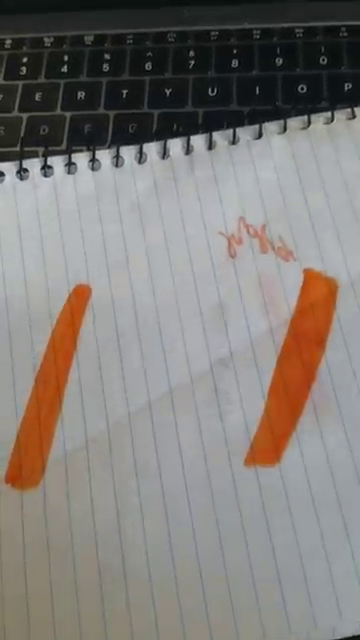
#> input picture frame 29 of cv/draw.mp4, 360 x 640 px, given in place of realgate.mp4, which was not available
$ python tstvid.py
#> lines starting #> are read from the running program, lines starting #| are printed output that depends on the picture; after the words box and inside, x2 and y2 are one past the last pixel; in counts of white or black regions, pixels touching at a corner belong together; pictures that were not available may be replaced by others from this repository, and a replacement may not be noted
import numpy as np
import cv2

cap = cv2.VideoCapture('images/realgate.mp4')

while(cap.isOpened()):
	ret, frame = cap.read()
#> frame is the input picture: shape (640, 360, 3); mean B, G, R 121.6, 125.6, 129.8

	cap_hsv = cv2.cvtColor(frame, cv2.COLOR_BGR2HSV)
#> cap_hsv: shape (640, 360, 3); mean H, S, V 72.4, 32.4, 133.5

	# define the list of boundaries
	# lower mask (0-10)
	lower_red = np.array([0,10,10])
	upper_red = np.array([55,255,255])
	mask0 = cv2.inRange(cap_hsv, lower_red, upper_red)
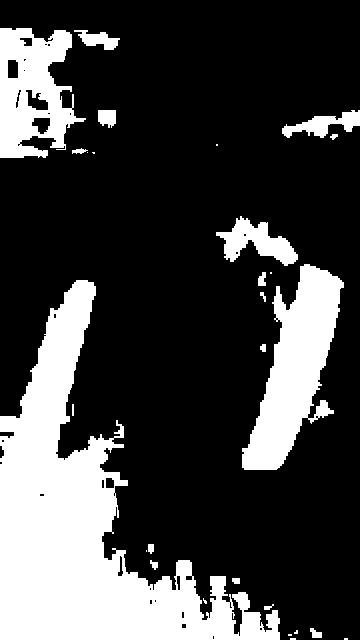
#> mask0: shape (640, 360); 25.5% white; 28 white regions (10 under 20 px), largest, box (x1, y1, x2, y2) and area: (0, 280, 280, 640) 37292, (242, 264, 344, 470) 10274, (0, 28, 86, 158) 6945
	                      									#for red color
	# upper mask (170-180)
	lower_red = np.array([140,0,0])
	upper_red = np.array([185,255,255])
	mask1 = cv2.inRange(cap_hsv, lower_red, upper_red)
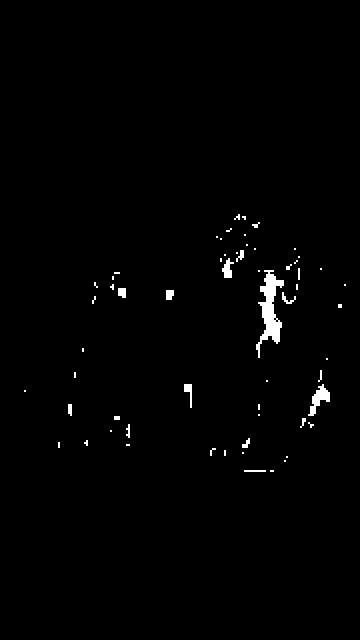
#> mask1: shape (640, 360); 1.1% white; 60 white regions (40 under 20 px), largest, box (x1, y1, x2, y2) and area: (256, 270, 284, 358) 1012, (308, 384, 330, 416) 296, (222, 258, 234, 278) 136

	# join my masks
	mask = mask0 + mask1
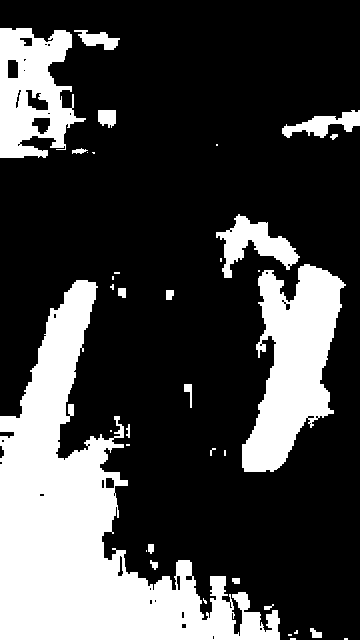
#> mask: shape (640, 360); 26.6% white; 36 white regions (17 under 20 px), largest, box (x1, y1, x2, y2) and area: (0, 280, 280, 640) 37464, (242, 264, 346, 472) 12063, (0, 28, 86, 158) 6945

	output = cv2.bitwise_and(frame, frame, mask = mask)
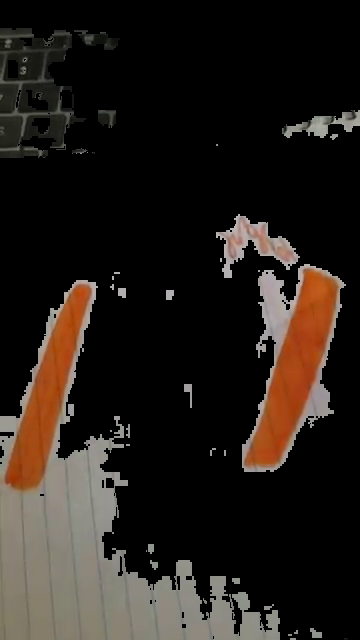
#> output: shape (640, 360, 3); mean B, G, R 25, 29.9, 36.4

		# show the images
		#find contours
		#instead of showing image on screen print x coordinages, convert into percentage, find width of gate
	cv2.imshow("frames", np.hstack([frame, output]))
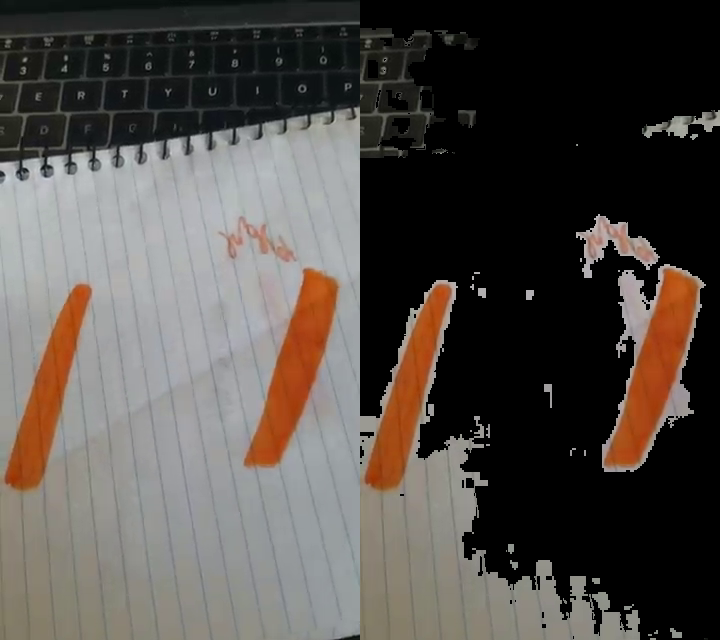
#> window 'frames': shape (640, 720, 3); mean B, G, R 73.3, 77.7, 83.1


	if cv2.waitKey(1) & 0xFF == ord('q'):
#> (key q is pressed here)
		break

cap.release()
cv2.destroyAllWindows()

$ run again, starting later in the video
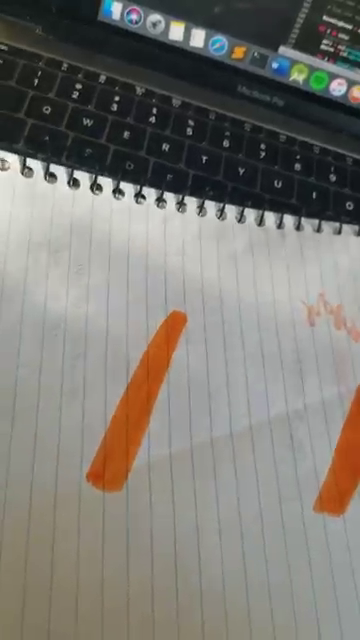
#> input picture frame 130 of cv/draw.mp4, 360 x 640 px, given in place of realgate.mp4, which was not available
#> frame is the input picture: shape (640, 360, 3); mean B, G, R 116.4, 122.6, 125
#> cap_hsv: shape (640, 360, 3); mean H, S, V 53.4, 33.8, 128.3
#> `mask0 = cv2.inRange(cap_hsv, lower_red, upper_red)`:
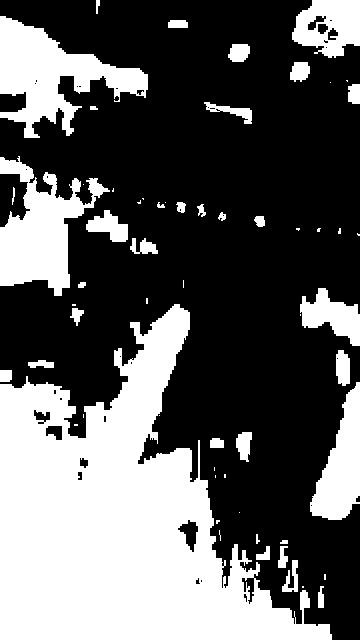
#> mask0: shape (640, 360); 36.9% white; 60 white regions (26 under 20 px), largest, box (x1, y1, x2, y2) and area: (0, 304, 332, 640) 56484, (0, 16, 148, 138) 7950, (0, 156, 110, 296) 7074
#> mask1: shape (640, 360); 0.56% white; 33 white regions (15 under 20 px), largest, box (x1, y1, x2, y2) and area: (196, 298, 206, 322) 212, (334, 380, 352, 398) 156, (330, 76, 348, 88) 152
#> mask: shape (640, 360); 37.5% white; 67 white regions (28 under 20 px), largest, box (x1, y1, x2, y2) and area: (0, 302, 332, 640) 56572, (0, 16, 148, 138) 7950, (0, 156, 110, 296) 7074
#> `cv2.imshow("frames", np.hstack([frame, output]))`:
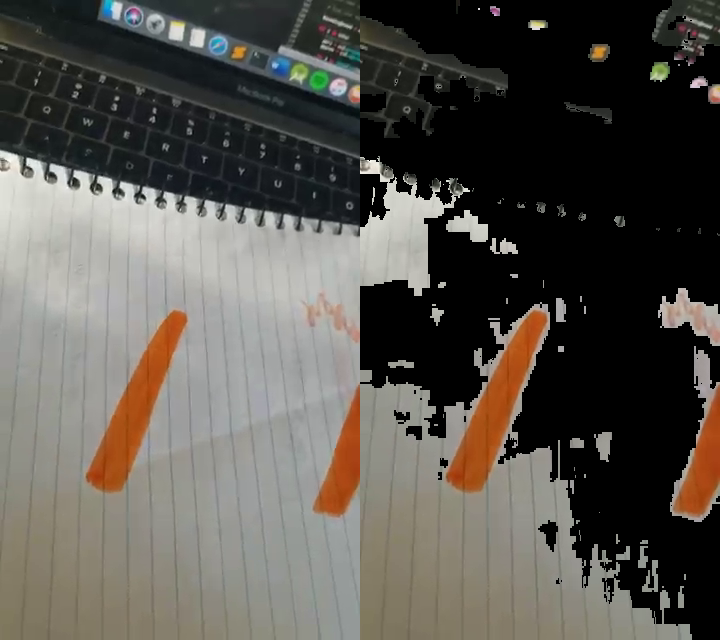
#> window 'frames': shape (640, 720, 3); mean B, G, R 78.8, 84.9, 88.4

$ run again, starting later in the video
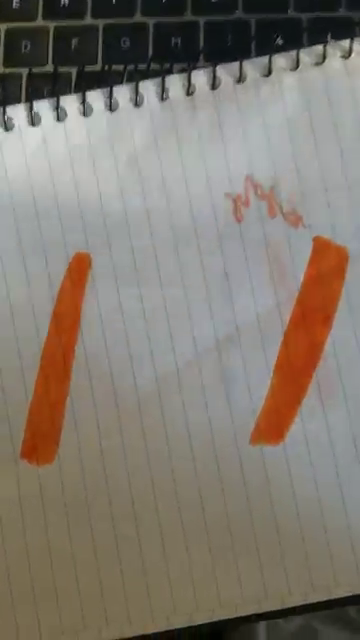
#> input picture frame 232 of cv/draw.mp4, 360 x 640 px, given in place of realgate.mp4, which was not available
#> frame is the input picture: shape (640, 360, 3); mean B, G, R 112.2, 122.1, 129.3
#> cap_hsv: shape (640, 360, 3); mean H, S, V 49.6, 44.9, 131.4
#> `mask0 = cv2.inRange(cap_hsv, lower_red, upper_red)`:
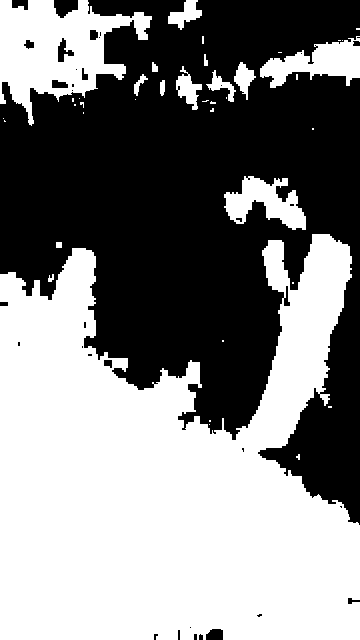
#> mask0: shape (640, 360); 51.3% white; 35 black regions (20 under 20 px), largest, box (x1, y1, x2, y2) and area: (0, 0, 360, 525) 110783, (54, 0, 78, 18) 316, (58, 38, 74, 62) 180
#> mask1: shape (640, 360); 0.8% white; 64 white regions (44 under 20 px), largest, box (x1, y1, x2, y2) and area: (314, 358, 338, 410) 452, (270, 306, 282, 336) 176, (218, 62, 240, 74) 128
#> mask: shape (640, 360); 52.1% white; 35 black regions (19 under 20 px), largest, box (x1, y1, x2, y2) and area: (0, 0, 360, 525) 108895, (54, 0, 78, 18) 316, (58, 38, 74, 62) 180
#> `cv2.imshow("frames", np.hstack([frame, output]))`:
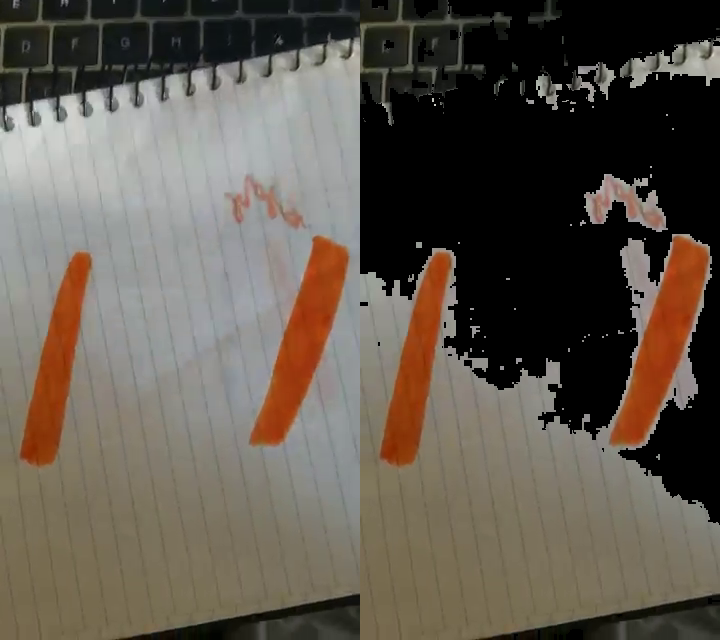
#> window 'frames': shape (640, 720, 3); mean B, G, R 78.2, 88, 96
